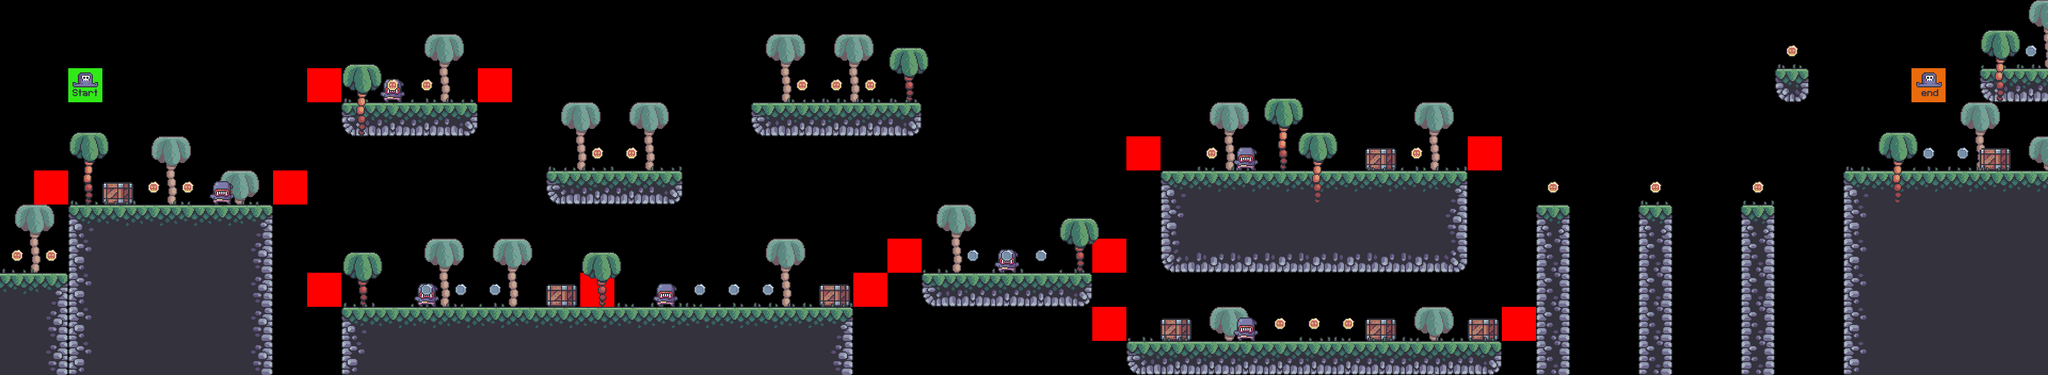

A 2D game scene composited from a Tiled map and its tileset images. What follows is a short description and the map's XML, with each tile layer's data collapsed to a summary:
An orthogonal 60x11 tile map with 64x64 px tiles, 9 tile layers (bg_plams, terrain, crates, grass, ...), 7 tilesets.

<map version="1.9" tiledversion="1.9.2" orientation="orthogonal" renderorder="right-down" width="60" height="11" tilewidth="64" tileheight="64" infinite="0" nextlayerid="10" nextobjectid="1">
 <tileset firstgid="1" source="../tilesets/terrain_tiles.tsx" />
 <tileset firstgid="17" source="../tilesets/coin_tiles.tsx" />
 <tileset firstgid="19" source="../tilesets/grass_tiles.tsx" />
 <tileset firstgid="24" source="../tilesets/palms.tsx" />
 <tileset firstgid="27" source="../tilesets/crates.tsx" />
 <tileset firstgid="28" source="../tilesets/player_tiles.tsx" />
 <tileset firstgid="30" source="../tilesets/enemy_tile.tsx" />
 <layer id="5" name="bg_plams" width="60" height="11">
  <data>[660 cells, 19 non-empty, 1 distinct tile ids]</data>
 </layer>
 <layer id="1" name="terrain" width="60" height="11">
  <data>[660 cells, 176 non-empty, 15 distinct tile ids]</data>
 </layer>
 <layer id="6" name="crates" width="60" height="11">
  <data>[660 cells, 8 non-empty, 1 distinct tile ids]</data>
 </layer>
 <layer id="3" name="grass" width="60" height="11">
  <data>[660 cells, 51 non-empty, 5 distinct tile ids]</data>
 </layer>
 <layer id="8" name="enemies" width="60" height="11">
  <data>[660 cells, 7 non-empty, 1 distinct tile ids]</data>
 </layer>
 <layer id="9" name="constraints" width="60" height="11">
  <data>[660 cells, 13 non-empty, 1 distinct tile ids]</data>
 </layer>
 <layer id="4" name="fg_palms" width="60" height="11">
  <data>[660 cells, 10 non-empty, 2 distinct tile ids]</data>
 </layer>
 <layer id="2" name="coins" width="60" height="11">
  <data>[660 cells, 32 non-empty, 2 distinct tile ids]</data>
 </layer>
 <layer id="7" name="player" width="60" height="11">
  <data>[660 cells, 2 non-empty, 2 distinct tile ids]</data>
 </layer>
</map>
